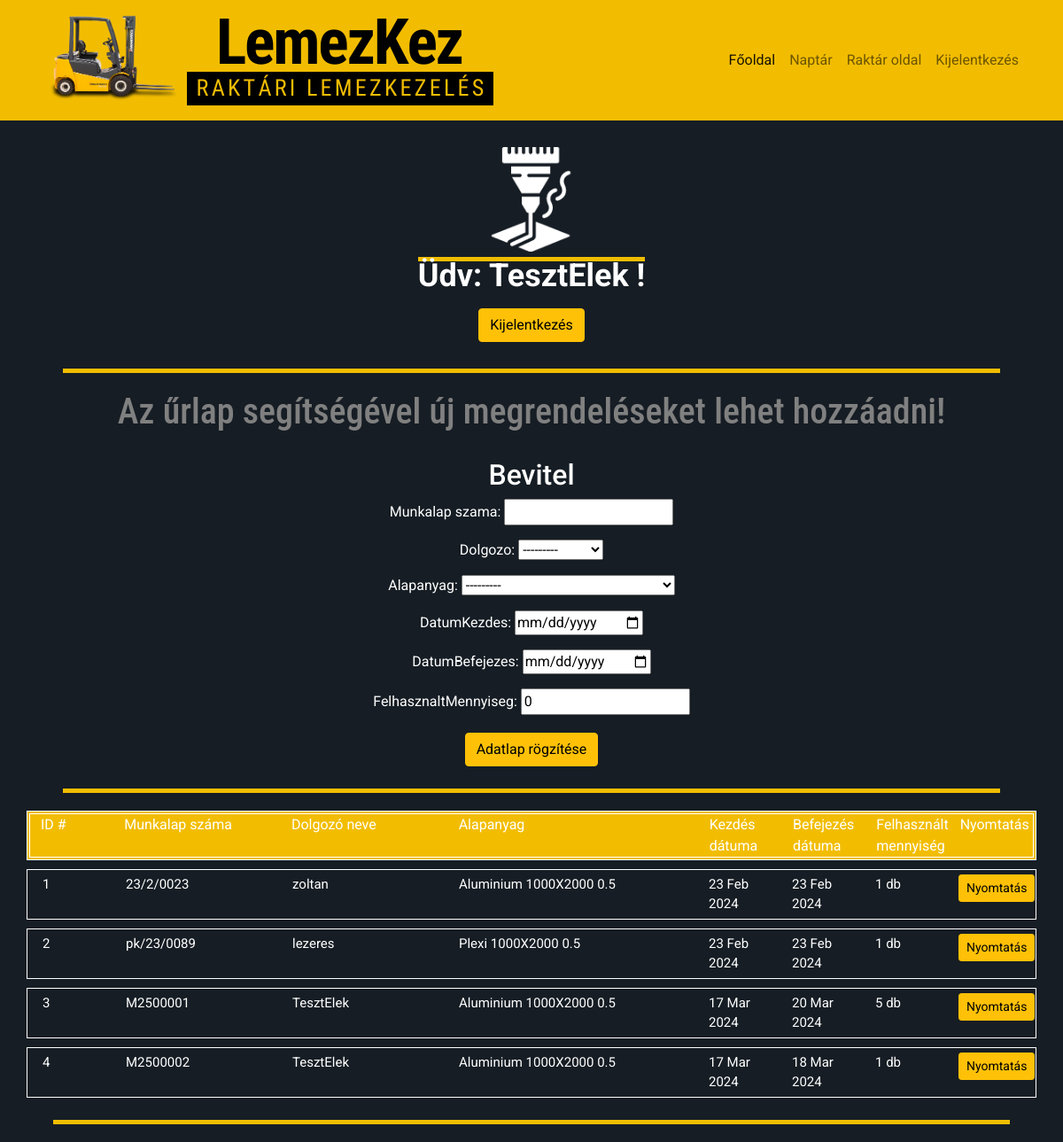
Page /megrendeles/ (signed in) on the committed database.
### raktar_app/models.py (models this page shows)
class CustomUser(AbstractUser):
     raktaros = models.BooleanField(default=False)
     lezervago = models.BooleanField(default=False)

class Megrendelesek(models.Model):
        munkalap_szama = models.CharField(max_length = 30)
        dolgozo = models.ForeignKey(CustomUser, on_delete = models.CASCADE)
        alapanyag = models.ForeignKey(Alapanyag ,on_delete = models.CASCADE)
        datumKezdes = models.DateField()
        datumBefejezes = models.DateField()
        felhasznaltMennyiseg = models.PositiveIntegerField(default=0)

class Alapanyag(models.Model):
     anyagtipus = [
                        ("Aluminium" , "Aluminium"),
                        ("Horganyzott" , "Horganyzott"),
                        ("Plexi", "Plexi"),
                        ("Rozsdamentes","Rozsdamentes"),
                        ("Szénacél", "Szénacél") ]
     anyagtipusa= models.CharField(max_length = 20 ,choices = anyagtipus)
     vastagsag = [("0.5", "0.5"),
                  ("1.0", "1.0"),
                  ("1,5", "1,5"),
                  ("2.0", "2.0"),
                  ("2,5", "2,5")]
     vastagsag_valaszt = models.CharField(max_length = 10, choices = vastagsag)
     meret = [("1000X2000", "1000X2000"),
              ("1250X2500", "1250X2000"),
              ("1500X3000", "1500X3000"),
              ]
     meret_valaszt = models.CharField(max_length =30, choices = meret)
     darabszam = models.PositiveIntegerField(default=0)
     polc_szama = models.PositiveIntegerField(default=0)
     rogzit_datum = models.DateField()
     kiadasdatuma = models.DateTimeField()
     def __str__(self):
        return f"{self.anyagtipusa} {self.meret_valaszt} {self.vastagsag_valaszt}"

### raktar_app/views.py (the view, shortened to what this page needs)
# urls.py: path('megrendeles/', views.megrendeles, name= 'megrendeles'),
def megrendeles(request):
    megrform = MegrendelesForm()
    megrendelesek_lista = Megrendelesek.objects.all()
    return render(request, 'megrendeles.html', { 'object_list':megrendelesek_lista,
                                            'megrform': megrform})

### raktar_app/forms.py
class MegrendelesForm(forms.ModelForm):
    class Meta:
        model = Megrendelesek
        fields = ('munkalap_szama',
                  'dolgozo',
                  'alapanyag',
                  'datumKezdes',
                  'datumBefejezes',
                  'felhasznaltMennyiseg')
        widgets={'datumKezdes': forms.DateInput(attrs={"type": "date"},format = "%Y-%m-%d" ),
                 'datumBefejezes': forms.DateInput(attrs={"type": "date"}, format = "%Y-%m-%d" )}

### templates/megrendeles.html (shortened to what this page needs)
{% load static %}
<!DOCTYPE html>
<html lang="hu">
<head>
  <link href="https://cdn.jsdelivr.net/npm/bootstrap@5.0.2/dist/css/bootstrap.min.css" rel="stylesheet"
>
  <link rel="stylesheet" href="{% static 'css/megrendeles.css' %}">
</head>
<body>
  <nav class="navbar navbar-expand-lg navbar-light">
    <div class="container">
      <a class="navbar-logo1" href=""><img src="/static/pictures/lemezkez-logo-navbar-forklift.png" alt="LemezKez Logó"
          title="LemezKez Logója">
        <a class="navbar-logo2" href=""><img src="/static/pictures/lemezkez-logo-navbar.png" alt="LemezKez Logó"
            title="LemezKez Logója">
          <div class="collapse navbar-collapse" id="navbarNav">
            <ul class="navbar-nav ms-auto">
              <li class="nav-item">
                <a class="nav-link active" aria-current="page" href="{% url 'home' %}">Főoldal</a>
              </li>
              <li class="nav-item">
                <a class="nav-link" href="http://127.0.0.1:8000/naptar">Naptár</a>
              </li>
              <li class="nav-item">
                <a class="nav-link" href="{% url 'raktar' %}">Raktár oldal</a>
              </li>
              <li class="nav-item">
                <a class="nav-link" href="{% url 'logout' %}">Kijelentkezés</a>
              </li>
            </ul>
          </div>
    </div>
  </nav>
  <div id="kozepre" class="container-fluid">
    <img class="warning-pics" src="/static/pictures/laser-cutting-machine-feher.png" alt="felhasználói ikon">
    {% if user.is_authenticated and user.lezervago == True %}
    <div class="loggedin">
      <span> Üdv: {{user.username}} !</span>
    </div>
    <form action="{% url 'logout' %}" method="post">
      <div class="form-group" id="kijelentkezesGomb"><button class="btn btn-block btn btn-warning"
          type="submit">Kijelentkezés</button></div>
    </form>
  </div>
  <div id="kozepre" class="container-fluid">
    <div class="sarga-csik"></div>
    <h1 class="roboto-condensed-sajat">Az űrlap segítségével új megrendeléseket lehet hozzáadni!</h1>
    <form method="POST">
      <h2>Bevitel</h2>
      {{megrform.as_p}}
      <div class="form-group" id="rogzitesGomb"><button class="btn btn-block btn btn-warning">Adatlap rögzítése</button>
      </div>
    </form>
    <div class="sarga-csik"></div>
  </div>
  <div class="container">
    <div class="row table-header">
      <div class="col-md-1">ID #</div>
      <div class="col-md-2">Munkalap száma</div>
      <div class="col-md-2">Dolgozó neve</div>
      <div class="col-md-3">Alapanyag</div>
      <div class="col-md-1">Kezdés dátuma</div>
      <div class="col-md-1">Befejezés dátuma</div>
      <div class="col-md-1">Felhasznált mennyiség</div>
      <div class="col-md-1">Nyomtatás</div>
    </div>
    {% for adatok in object_list %}
    <div class="row table-row">
      <div class="col-sm-1">{{ adatok.id }}</div>
      <div class="col-sm-2">{{ adatok.munkalap_szama }}</div>
      <div class="col-sm-2">{{ adatok.dolgozo }}</div>
      <div class="col-sm-3">{{ adatok.alapanyag }}</div>
      <div class="col-sm-1">{{ adatok.datumKezdes }}</div>
      <div class="col-sm-1">{{ adatok.datumBefejezes }}</div>
      <div class="col-sm-1">{{ adatok.felhasznaltMennyiseg }} db</div>
      <div class="col-sm-1"><a class="btn btn-block btn btn-warning btn-sm" href="{% url 'megrendelesnyomtatas' adatok.id %}">Nyomtatás</a></div>
    </div>
    {% endfor %}
  </div>
  <div class="sarga-csik"></div>
  {%endif%}
</body>
</html>

### static/css/megrendeles.css (style rules this page uses)
body { font-family: 'Roboto', sans-serif; background-color: #161D24; color: white; }
.roboto-condensed-sajat { font-family: "Roboto Condensed", sans-serif; font-optical-sizing: auto; font-weight: 500; font-style: normal; }
p { color: white; text-align: center; }
.navbar { background-color: #F2BD00; }
.navbar-logo1 img { max-height: 120px; height: auto; margin-right: 10px; }
.navbar-logo2 img { max-height: 110px; height: auto; margin-right: 10px; }
#kozepre { margin-top: 30px; align-items: center; text-align: center; font-family: 'Roboto', sans-serif; }
h1 { text-align: center; color: grey; margin-left: auto; margin-right: auto; }
h2 { padding-top: 20px; text-align: center; color: white; margin-left: auto; margin-right: auto; }
.warning-pics { max-width: 10%; }
.loggedin { font-weight: bold; color: white; font-size: 18px; font-family: 'Roboto'; }
span { font-family: 'Roboto'; font-size: 2em; transform: translate(-70%, -70%); background-image: radial-gradient(#F2BD00, #F2BD00); background-size: 100% 5px; background-repeat: no-repeat; background-position: 100% 0%; transition: background-size .5s, background-position .5s ease-in-out; }
.sarga-csik { margin-top: 25px; margin-bottom: 20px; margin-left: auto; margin-right: auto; width: 90%; height: 5px; background-color: #f2bd00; }
#kijelentkezesGomb { margin-top: 10px; }
#rogzitesGomb { margin-top: 20px; }
.table-header { padding: auto; text-align: left; font-size: 16px; background-color: #F2BD00; border: 4px double white; margin-bottom: 10px; }
.table-row { padding: 5px; text-align: left; font-size: 15px; border: 1px solid #FFFFFF; margin-bottom: 10px; }

### rows in the picture
CustomUser: username "TesztElek"
Megrendelesek: id "1", munkalap_szama "23/2/0023", dolgozo "zoltan", alapanyag "Aluminium 1000X2000 0.5", datumKezdes "23 Feb 2024", datumBefejezes "23 Feb 2024", felhasznaltMennyiseg "1"
Megrendelesek: id "2", munkalap_szama "pk/23/0089", dolgozo "lezeres", alapanyag "Plexi 1000X2000 0.5", datumKezdes "23 Feb 2024", datumBefejezes "23 Feb 2024", felhasznaltMennyiseg "1"
Megrendelesek: id "3", munkalap_szama "M2500001", dolgozo "TesztElek", alapanyag "Aluminium 1000X2000 0.5", datumKezdes "17 Mar 2024", datumBefejezes "20 Mar 2024", felhasznaltMennyiseg "5"
Megrendelesek: id "4", munkalap_szama "M2500002", dolgozo "TesztElek", alapanyag "Aluminium 1000X2000 0.5", datumKezdes "17 Mar 2024", datumBefejezes "18 Mar 2024", felhasznaltMennyiseg "1"
